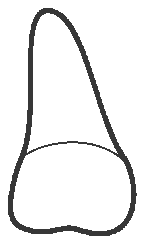
#> input picture tools/teeth_src/tooth_outline_01.png, 145 x 244 px; its folder holds 4 pictures in this run
$ python compose.py
#> lines starting #> are read from the running program, lines starting #| are printed output that depends on the picture; after the words box and inside, x2 and y2 are one past the last pixel; in counts of white or black regions, pixels touching at a corner belong together
#!/usr/bin/env python3
"""個別の歯PNG(32本: tools/teeth_src/tooth_outline_01..32.png)から
歯列チャート(tooth-chart.png)とシルエットマスク(tooth-mask.png)を合成し、
各歯の座標(TEETH_GEOM)を index.html 用に出力する。

  python3 tools/compose.py
依存: pillow numpy （pip install pillow numpy）
"""
from PIL import Image
import numpy as np, os
from collections import deque

HERE = os.path.dirname(os.path.abspath(__file__))
SRC  = os.path.join(HERE, "teeth_src")
OUT  = os.path.join(HERE, "..")

def load_trim(n):
#> called with n = 1
    im = Image.open(os.path.join(SRC, f"tooth_outline_{n:02d}.png")).convert("RGBA")
#> im is the input picture: PIL image 145x244 RGBA; mean R, G, B, A 5.1, 5.1, 5.1, 23.5
    a = np.array(im); alpha = a[:,:,3] > 40
#> after `alpha = a[:, :, 3] > 40`:
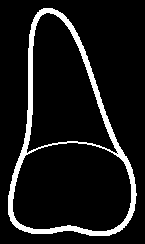
#> alpha: shape (244, 145) bool; 9.2% white; 1 white region, box (x1, y1, x2, y2) and area: (8, 8, 137, 236) 3259
    ys, xs = np.where(alpha)
#> ys = 3259 values from 8 to 235; xs = 3259 values, max 136 at index 2316, min 8 at index 2328, mean 66.6
    return im.crop((xs.min(), ys.min(), xs.max()+1, ys.max()+1)) if len(xs) else im
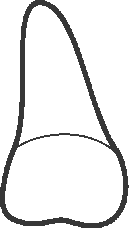
#> returned value: PIL image 129x228 RGBA; mean R, G, B, A 6.1, 6.1, 6.1, 28.3; transparent parts drawn white

def silhouette(im):
    """outlineを壁に外側をflood、内側=塗りつぶし（白シルエット bool）。"""
    a = np.array(im); H, W = a.shape[:2]; pad = 2
    ink = np.zeros((H+2*pad, W+2*pad), bool); ink[pad:pad+H, pad:pad+W] = a[:,:,3] > 60
    bg = np.zeros_like(ink); dq = deque([(0,0)]); bg[0,0] = True
    HH, WW = ink.shape
    while dq:
        y, x = dq.popleft()
        for dy, dx in ((1,0),(-1,0),(0,1),(0,-1)):
            ny, nx = y+dy, x+dx
            if 0 <= ny < HH and 0 <= nx < WW and not bg[ny,nx] and not ink[ny,nx]:
                bg[ny,nx] = True; dq.append((ny,nx))
    return (~bg)[pad:pad+H, pad:pad+W]

# 上顎=1..16（患者右→左）。下顎は標準チャート配置に合わせ反転（32..17）で患者右を画面左に。
UPPER, LOWER = list(range(1,17)), list(range(32,16,-1))
GAP, ARCH_GAP, SIDE_MARGIN = 6, 170, 150

def prep(nums, root_up):
    out = []
    for n in nums:
        im = load_trim(n); sil = silhouette(im); wp = sil.sum(axis=1); h = len(wp)
#> after `sil = silhouette(im)`:
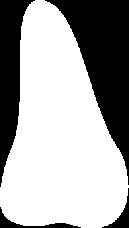
#> sil: shape (228, 129) bool; 65.3% white; 4 black regions, box (x1, y1, x2, y2) and area: (45, 0, 129, 185) 6367, (0, 0, 35, 187) 3176, (0, 207, 81, 228) 360, (102, 188, 129, 228) 292
#> after `wp = sil.sum(axis=1)`: wp = 228 values, max 129 at index 187, min 10 at index 0, mean 84.29
#> after `h = len(wp)`: h = 228
        if (wp[:h//4].mean() < wp[3*h//4:].mean()) != root_up:
            im = im.transpose(Image.FLIP_TOP_BOTTOM); sil = silhouette(im)
        out.append((im, sil))
#> pass 2 of the loop in prep, `for n in nums:`:
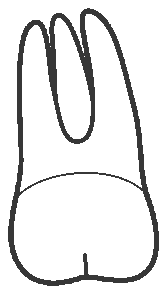
#> input picture tools/teeth_src/tooth_outline_02.png, 167 x 294 px
#> in load_trim, im is the input picture: PIL image 167x294 RGBA; mean R, G, B, A 6.6, 6.6, 6.6, 30.5
#> in load_trim (call 2), `alpha = a[:, :, 3] > 40`:
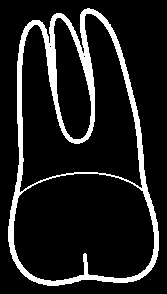
#> alpha: shape (294, 167) bool; 12% white; 1 white region, box (x1, y1, x2, y2) and area: (8, 8, 159, 286) 5877
#> ys = 5877 values from 8 to 285; xs = 5877 values, max 158 at index 4660, min 8 at index 4594, mean 76.4
#> in prep, `sil = silhouette(im)`:
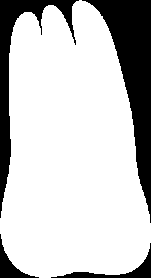
#> sil: shape (278, 151) bool; 78% white; 4 black regions, box (x1, y1, x2, y2) and area: (82, 0, 151, 223) 5256, (0, 0, 79, 218) 2900, (51, 243, 151, 278) 627, (0, 234, 39, 278) 463
#> wp = 278 values, max 151 at index 223, min 3 at index 0, mean 117.7
#> h = 278
#> pass 3 of the loop in prep, `for n in nums:`:
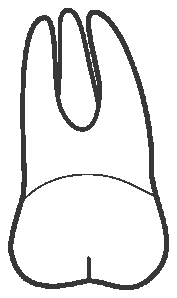
#> input picture tools/teeth_src/tooth_outline_03.png, 177 x 298 px
#> in load_trim, im is the input picture: PIL image 177x298 RGBA; mean R, G, B, A 6.3, 6.3, 6.3, 29.2
#> in load_trim (call 3), `alpha = a[:, :, 3] > 40`:
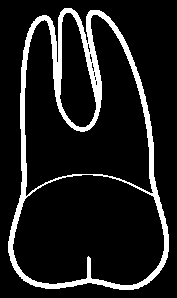
#> alpha: shape (298, 177) bool; 11.5% white; 1 white region, box (x1, y1, x2, y2) and area: (8, 8, 169, 290) 6043
#> ys = 6043 values from 8 to 289; xs = 6043 values, max 168 at index 4765, min 8 at index 4828, mean 82.4
#> in prep, `sil = silhouette(im)`:
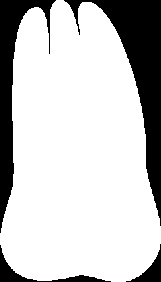
#> sil: shape (282, 161) bool; 77.7% white; 4 black regions, box (x1, y1, x2, y2) and area: (64, 0, 161, 226) 5621, (0, 0, 56, 233) 3412, (0, 245, 111, 282) 658, (126, 244, 161, 282) 417
#> wp = 282 values, max 161 at index 233, min 8 at index 0, mean 125.2
#> h = 282
#> the loop made 5 passes; the first 3 are shown
    return out

#> (the run stopped early here; a loop or call above may not have finished)
